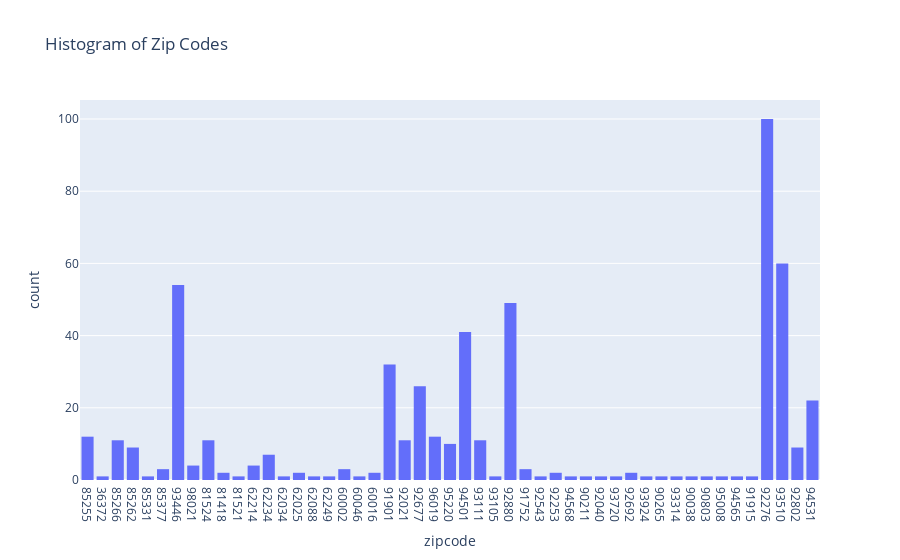

Source (notebook cell):
### Code cell
# plot histogram of zip codes
fig = px.histogram(
    df,
    x="zipcode",
    nbins=70,
    title="Histogram of Zip Codes"
)
fig.show()

### Figure 1 — Plotly figure (JSON) as saved in the notebook; plotly's stock layout.template omitted (floating-point values rounded to 4 significant figures; data arrays with more than 128 entries replaced by an {"elided": "..."} marker saying what was removed)
{"data": [{"alignmentgroup": "True", "bingroup": "x", "hovertemplate": "zipcode=%{x}<br>count=%{y}<extra></extra>", "legendgroup": "", "marker": {"color": "#636efa", "pattern": {"shape": ""}}, "name": "", "nbinsx": 70, "offsetgroup": "", "orientation": "v", "showlegend": false, "type": "histogram", "x": {"elided": "535 str values"}, "xaxis": "x", "yaxis": "y"}], "layout": {"barmode": "relative", "legend": {"tracegroupgap": 0}, "title": {"text": "Histogram of Zip Codes"}, "xaxis": {"anchor": "y", "domain": [0, 1], "title": {"text": "zipcode"}}, "yaxis": {"anchor": "x", "domain": [0, 1], "title": {"text": "count"}}}}
